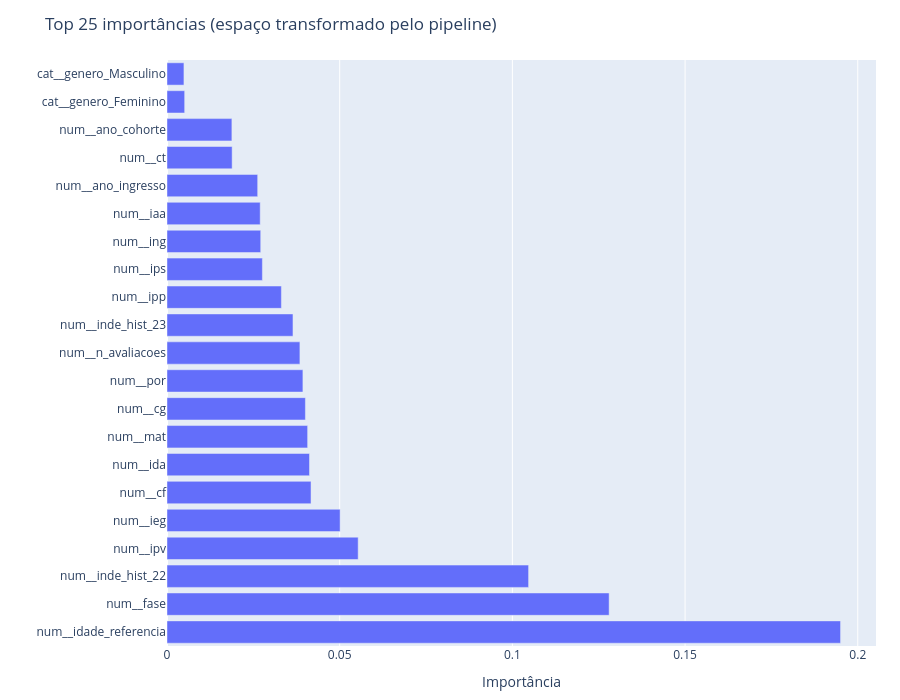

Source (notebook cell):
### Markdown cell above
### 7.1 Importância das variáveis (Random Forest)

Após o `OneHotEncoder`, os nomes das colunas transformadas vêm de `get_feature_names_out()` do `ColumnTransformer` no pipeline.

### Code cell
import pandas as pd
import plotly.graph_objects as go

prep = pipe.named_steps["prep"]
clf = pipe.named_steps["clf"]
names = prep.get_feature_names_out()
imps = clf.feature_importances_
imp_df = pd.DataFrame({"feature": names, "importance": imps}).sort_values("importance", ascending=False).head(25)

fig_imp = go.Figure(
    go.Bar(x=imp_df["importance"], y=imp_df["feature"], orientation="h", marker_color="#636EFA")
)
fig_imp.update_layout(
    title="Top 25 importâncias (espaço transformado pelo pipeline)",
    xaxis_title="Importância",
    yaxis_title="",
    height=700,
    margin=dict(l=160, r=24, t=60, b=48),
)
fig_imp.show()
imp_df

### Figure 1 — Plotly figure (JSON) as saved in the notebook; plotly's stock layout.template omitted (floating-point values rounded to 4 significant figures)
{"data": [{"marker": {"color": "#636EFA"}, "orientation": "h", "type": "bar", "x": [0.195, 0.128, 0.1047, 0.05535, 0.05012, 0.0417, 0.04126, 0.04072, 0.04007, 0.03935, 0.03848, 0.03647, 0.03312, 0.02762, 0.02713, 0.02698, 0.02625, 0.01886, 0.01879, 0.005116, 0.004905], "y": ["num__idade_referencia", "num__fase", "num__inde_hist_22", "num__ipv", "num__ieg", "num__cf", "num__ida", "num__mat", "num__cg", "num__por", "num__n_avaliacoes", "num__inde_hist_23", "num__ipp", "num__ips", "num__ing", "num__iaa", "num__ano_ingresso", "num__ct", "num__ano_cohorte", "cat__genero_Feminino", "cat__genero_Masculino"]}], "layout": {"height": 700, "margin": {"b": 48, "l": 160, "r": 24, "t": 60}, "title": {"text": "Top 25 importâncias (espaço transformado pelo pipeline)"}, "xaxis": {"title": {"text": "Importância"}}, "yaxis": {"title": {"text": ""}}}}
